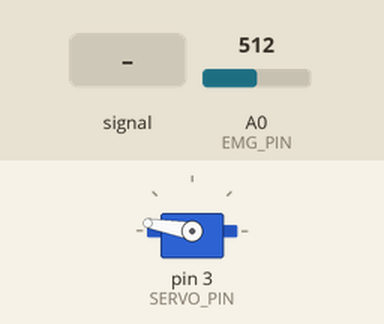
This sketch was run on a simulated Arduino Uno, built with avr-gcc and run on an emulated ATmega328P. Shown: servo. Inputs (shaded band) come from the test bench; at power-on: A0 (EMG_PIN) = 512. What the sketch prints to the serial monitor is not drawn.

Above: at 1.2 s.
1.3 s: A0 (EMG_PIN) fed a 200 Hz sine of ±460 counts around its level
4.3 s: A0 (EMG_PIN) set to 716
At 5.0 s:
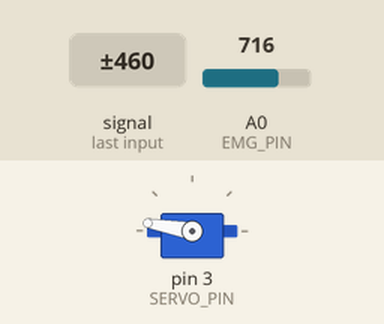
5.8 s: A0 (EMG_PIN) set to 259
7.3 s: A0 (EMG_PIN) set to 235
At 8.3 s:
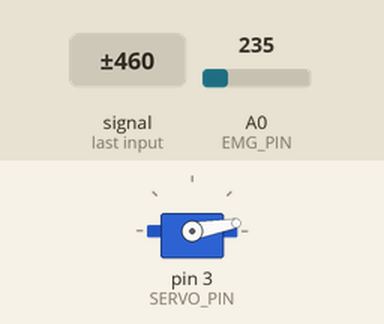
8.8 s: A0 (EMG_PIN) set to 260
At 9.5 s:
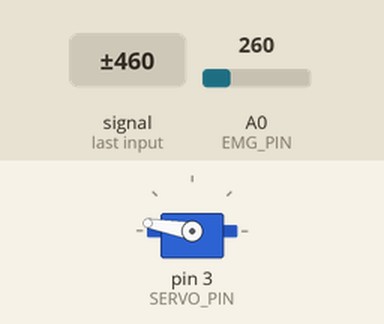
Timing chart, 0 to 11.3 s (numbered marks = the images above; inputs shaded):
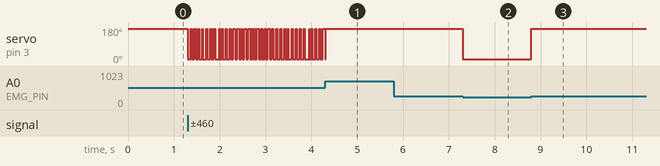

Measured:
- the behaviour switches between 251 and 250 on A0 (EMG_PIN) (found by bisection; images 1 and 2)
- after the input at 4.3 s, servo on pin 3 (SERVO_PIN): goes on until 4.3 s, then stays 170°
- after the input at 7.3 s, servo on pin 3 (SERVO_PIN): 170° → 10° at once
- after the input at 8.8 s, servo on pin 3 (SERVO_PIN): 10° → 170° at once

The sketch:

EMG.ino
```cpp
#include <Servo.h>
#define THRESHOLD 250
#define EMG_PIN 0
#define SERVO_PIN 0
#define SERVO_PIN 3

Servo SERVO_1;

void setup()
{
   Serial.begin(115200);
  //set sevo motor of digital pin 3
  SERVO_1.attach(SERVO_PIN);
}

void loop() {

  int value = analogRead(EMG_PIN);

  if(value > THRESHOLD){
    SERVO_1.write(170);
  }

  else{
    SERVO_1.write(10);
  }

  Serial.println(value);
}
```
